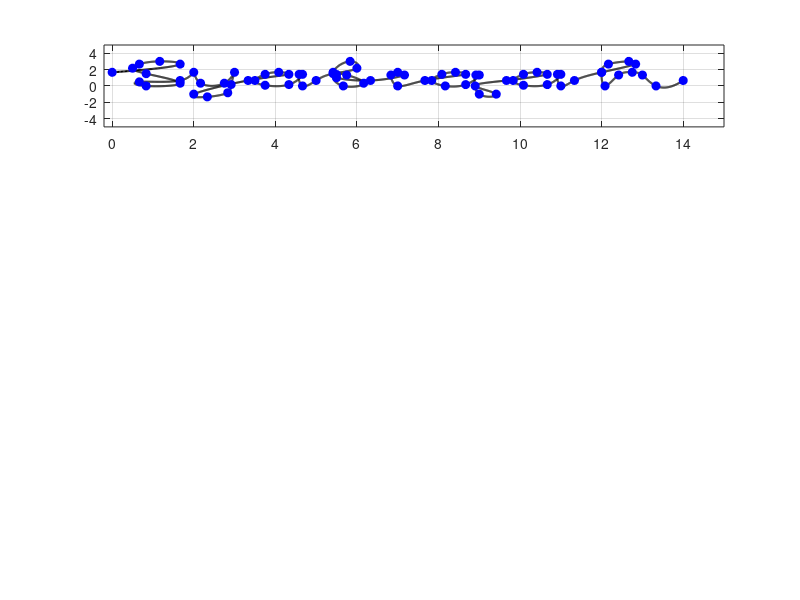

MATLAB code to generate this figure: (Note: this script raises an error after producing the figure.)
subplot(4,1,1);
x1 = [0 5/3 7/6 2/3 0.5 5/6 5/3 5/6 2/3 5/3 ...
    2 13/6 11/4 3 35/12 17/6 7/3 2 10/3 ...
    13/3 49/12 15/4 7/2 15/4 13/3 14/3 55/12 14/3 5 ...
    65/12 6 35/6 65/12 17/3 37/6 23/4 11/2 11/2 19/3 ...
    43/6 7 41/6 7 23/3 ...
    26/3 101/12 97/12 47/6 49/6 26/3 9 107/12 9 113/12 89/10 29/3 ...
    32/3 125/12 121/12 59/6 121/12 32/3 11 131/12 11 34/3 ...
    12 77/6 38/3 73/6 12 145/12 149/12 51/4 13 40/3 14];
y1 = [5/3 8/3 3 8/3 13/6 1.5 1/3 0 0.5 2/3 ...
    5/3 1/3 1/3 5/3 1/6 -5/6 -4/3 -1 2/3 ...
    17/12 5/3 17/12 2/3 1/12 1/6 17/12 17/12 0 2/3 ...
    1.5 13/6 3 5/3 0 1/3 4/3 7/5 1 2/3 ...
    4/3 5/3 4/3 0 2/3 ...
    17/12 5/3 17/12 2/3 0 1/6 4/3 4/3 -1 -1 0 2/3 ...
    17/12 5/3 17/12 2/3 1/12 1/6 17/12 17/12 0 2/3 ...
    5/3 8/3 3 8/3 5/3 0 4/3 5/3 4/3 0 2/3];

n = length(x1);
t = 0:n-1;
tt = 0:0.01:n-1;

xx = spline(t, x1, tt);
yy = spline(t, y1, tt);

figure(1)
plot(xx, yy, 'k', 'LineWidth',1.5)
hold on
plot(x1, y1, 'bo', 'MarkerFaceColor', 'b')
axis([-0.2 15 -5 5])
grid on
t = tiledlayout(2,2);
ax1 = nexttile;
plot(ax1, xx, yy);
title('Spline Interpolation of Cursive Name Syafiqah')
xlabel('x')
ylabel('y')
set(gca, 'FontSize', 10, 'LineWidth', 1)
grid on


subplot(4,1,2);
x2 = [1.6 1.2 1.1 1.1 1.1 0.9 0.8 1.1 1.5 ...
1.5 1.5 1.65 1.8 1.9 ... 
2.3 2.1 1.9 2.0 2.2 2.3 2.3 2.3 2.5 2.6 2.3 2.6 ...
3.0 2.8 2.6 2.7 2.9 3.0 3.0 3.1 3.3 ...
3.3 3.5 3.4 3.3 3.3 3.3 3.5 3.67 3.8 3.9 4.0 4.1];
y2 = [2.5 2.5 2.3 1.8 1.3 1.0 1.3 1.8 1.8 ...
1.5 1.2 1.1 1.2 1.3 ...
1.8 1.9 1.3 1.1 1.3 1.8 1.0 0.4 0.2 0.4 1.0 1.3 ...
1.8 1.9 1.3 1.1 1.3 1.8 1.3 1.0 1.5 ...
1.5 2.2 2.4 2.2 1.5 1.0 1.5 1.7 1.5 1.2 1.0 1.2];
n = length(x2);
t = 0:n-1; 
tt = 0:0.01:n-1; 

xx = spline(t, x2, tt);
yy = spline(t, y2, tt);

figure(1)
plot(xx, yy, 'k', 'LineWidth', 1.5) 
hold on
plot(x2, y2, 'bo', 'MarkerFaceColor', 'b') 
axis([-0.2 15 -5 5])
grid on
t = tiledlayout(2,2);
ax2 = nexttile;
plot(ax2, xx, yy);
title('Spline Interpolation of Cursive Name Fiqah')
xlabel('x')
ylabel('y')
set(gca, 'FontSize', 10, 'LineWidth', 1)
grid on
